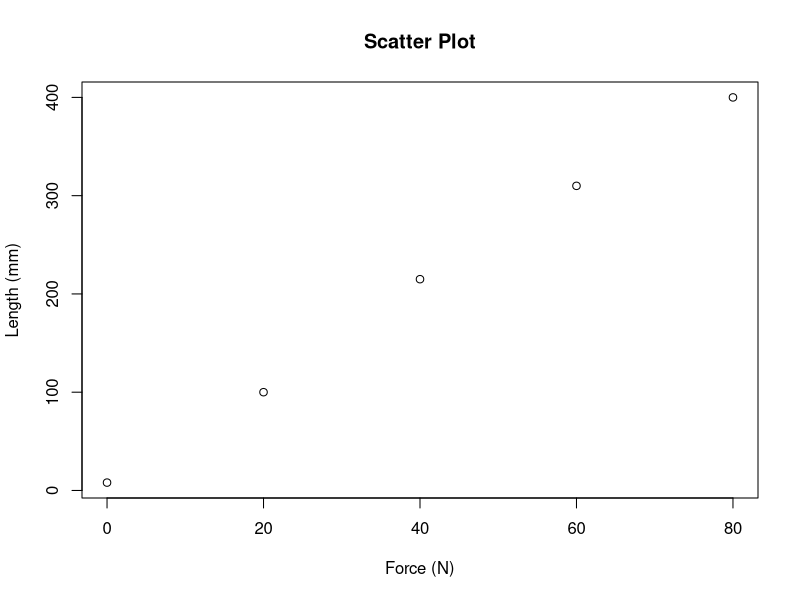

This chart was generated by the following R code:
# Given data
force <- c(0, 20, 40, 60, 80)
length <- c(8, 100, 215, 310, 400)

# (a) Scatter plot
plot(force, length, xlab = "Force (N)", ylab = "Length (mm)", main = "Scatter Plot")

# (b) Estimate length for a force of 57N
estimated_length <- approx(force, length, xout = 57)$y
estimated_length

# (c) Regression analysis
regression <- lm(length ~ force)
summary(regression)

# (d) Correlation coefficient
correlation <- cor(force, length)
correlation

# (e) Interpretation of correlation coefficient
interpretation <- switch(
   TRUE,
   correlation > 0.7 ~ "Strong positive correlation",
   correlation > 0.3 ~ "Moderate positive correlation",
   correlation > -0.3 ~ "Weak or no correlation",
   correlation > -0.7 ~ "Moderate negative correlation",
   TRUE ~ "Strong negative correlation"
)
interpretation

# (f) Predict length for a force of 57N using regression equation
predicted_length <- predict(regression, newdata = data.frame(force = 57))
predicted_length

# (g) Compare predicted length with estimated length from scatter plot
comparison <- data.frame(Estimated_Length = estimated_length, Predicted_Length = predicted_length)
comparison
